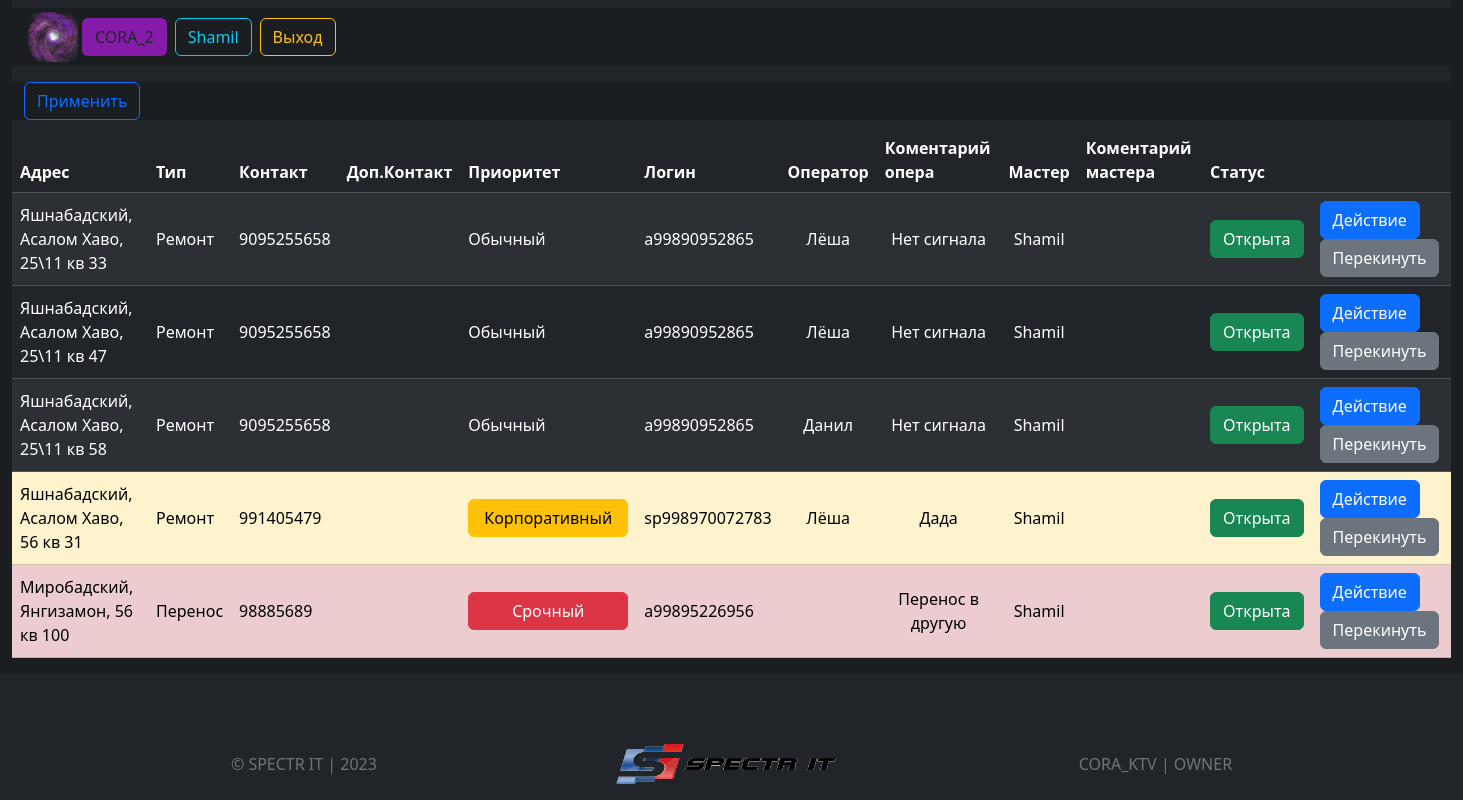
/ (signed in), run on an earlier commit of the app's database.
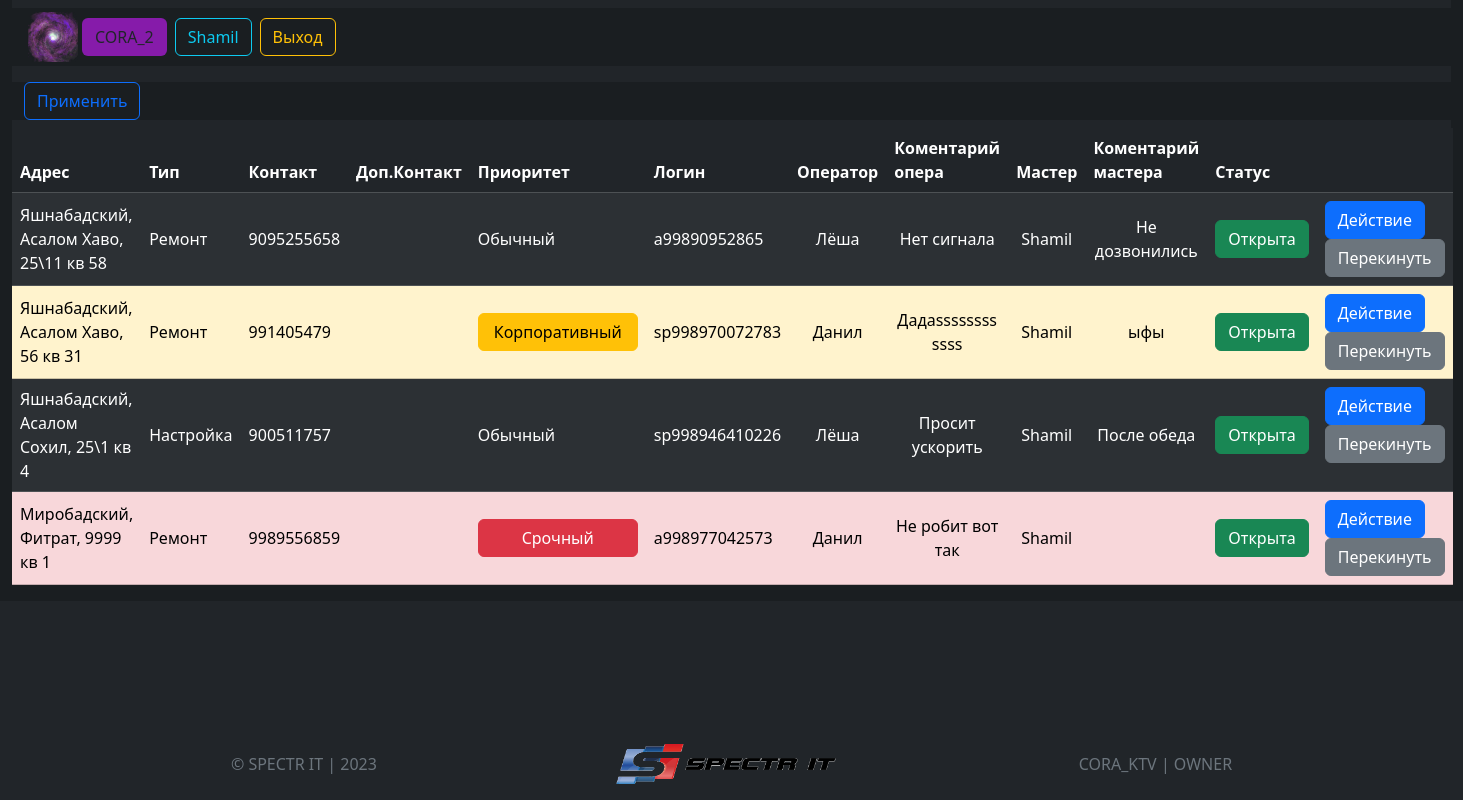
And on a later commit of the database.
### tester/models.py (models this page shows, shortened)
class User(AbstractUser):
    last_login = models.DateTimeField(_('last login'), blank=True, null=True)
    is_superuser = models.BooleanField(_('superuser status'), default=False, help_text=_(
        'Designates that this user has all permissions without explicitly assigning them.'))
    first_name = models.CharField(_('first name'), max_length=150, blank=True)
    last_name = models.CharField(_('last name'), max_length=150, blank=True)
    email = models.EmailField(_('email address'), blank=True)
    is_staff = models.BooleanField(_('staff status'), default=False,
                                   help_text=_('Designates whether the user can log into this admin site.'))
    is_active = models.BooleanField(_('active'), default=True, help_text=_(
        'Designates whether this user should be treated as active. Unselect this instead of deleting accounts.'))
    date_joined = models.DateTimeField(_('date joined'), default=timezone.now)
    phone_number = models.CharField(max_length=32, blank=True, null=True, verbose_name=_('phone number'))
    class Meta:
        ordering = ('id',)
        permissions = [
            ("operator", "Can add ticket,change, change yourself profile"),
            ("master", "Can closed ticked,change owner, change yourself profile"),
        ]
    def __str__(self):
        return self.username

class Ticket(models.Model):
    district = models.ForeignKey("District", on_delete=models.PROTECT, verbose_name=('Район'))
    street = ChainedForeignKey("Street", chained_field='district', chained_model_field='district', show_all=False)
    house = models.CharField(max_length=16, verbose_name=_('Дом'))
    apartment = models.CharField(max_length=32, verbose_name=_('Квартира'), blank=True, null=True)
    date = models.DateTimeField(editable=True, default=timezone.now, verbose_name="Дата открытия")
    closed_date = models.DateTimeField(editable=True, null=True, blank=True, verbose_name="Дата закрытия")
    completion_date = models.DateTimeField(default=None, null=True, blank=True, editable=True,
                                           verbose_name="Дата выполнения")
    login = models.CharField(blank=True, max_length=15, null=True, verbose_name="Логин")
    first_contact = models.CharField(max_length=13, null=True, verbose_name="Основной номер", default=None)
    second_contact = models.CharField(max_length=13, blank=True, null=True, verbose_name="Доп. номер", default=None)
    comment_master = models.TextField(blank=True, null=True, verbose_name="Комментарий мастера", default=None)
    comment_operator = models.TextField(blank=True, null=True, verbose_name="Комментарий оператора", default=None)
    update = models.DateTimeField(default=timezone.now, editable=False, verbose_name="Дата обновления")
    operator = models.ForeignKey(User, on_delete=models.PROTECT, verbose_name="Оператор",
                                 related_name='operator_tickets', null=True, blank=True, default=None)
    master = models.ForeignKey(User, null=True, blank=True, on_delete=models.PROTECT, verbose_name="Мастер",
                               related_name='mater_tickets')
    TYPE = [
        ('Ремонт', 'Ремонт'),
        ('Настройка', 'Настройка'),
        ('Перенос', 'Перенос'),
        ('Отключение', 'Отключение'),
        ('Установка', 'Установка'),
    ]
    type = models.CharField(max_length=13, choices=TYPE, verbose_name="Тип заявки")
    PRIORITY = [
        ('Обычный', 'Обычный'),
        ('Срочный', 'Срочный'),
        ('Корпоративный', 'Корпоративный'),
    ]
    priority = models.CharField(max_length=13, choices=PRIORITY, default="Обычный", verbose_name="Приоритет")
    STATUS = [
        ('open', 'Открыта'),
        ('closed', 'Закрыта')
    ]
    status = models.BooleanField(choices=[(True, 'Открыта'), (False, 'Закрыта')], default=True)
    history = HistoricalRecords()
    class Meta:
        verbose_name = 'Заявка'
        verbose_name_plural = 'Заявки'
    def get_full_address(self):
        return f'{self.district}, {self.street}, {self.house}'

class District(models.Model):
    region = models.ForeignKey('Region', on_delete=models.CASCADE, verbose_name=_('Регион'))
    name = models.CharField(max_length=64, verbose_name=_('Район'))
    def __str__(self):
        return self.name
    class Meta:
        verbose_name = 'Район'
        verbose_name_plural = 'Районы'

class Street(models.Model):
    district = models.ForeignKey('District', on_delete=models.CASCADE, verbose_name=_('Район'))
    name = models.CharField(max_length=64, verbose_name=_('name'))
    def __str__(self):
        return self.name
    class Meta:
        verbose_name = 'Улица'
        verbose_name_plural = 'Улицы'

### tester/views.py (the view)
# urls.py: path('', views.start_page, name='start_page'),
def start_page(request):
    if request.user.is_authenticated:
        filters = TicketFilter(request.GET, queryset=Ticket.objects.all())
        if request.method == 'GET':
            redirect('start_page')
        get_mater_ticket = Ticket.objects.filter(master=request.user.id)
        change_master = TicketForm()
        obj = Ticket.objects.all()
        username = request.user.get_username()
        is_super = bool(request.user.is_superuser)
        form = TicketForm()
        context = {
            "obj": obj,
            "username": username,
            "is_super": is_super,
            "master_ticket": get_mater_ticket,
            "change_master": change_master,
            "form": form,
            "filters": filters
        }
        return render(request, 'tester/start_page.html', context)
    else:
        return redirect("login")

### templates/tester/start_page.html (shortened to what this page needs)
{% extends 'tester/base.html' %}
{% load static %}
{% block content %}
    <div class="container-fluid mb-10">
        <div class="row">
            <div class="col-md-12">
                <table class="table table-dark table-striped">
                    <thead>
                    <tr>
                        <th>Адрес</th>
                        <th>Тип</th>
                        <th>Контакт</th>
                        <th>Доп.Контакт</th>
                        <th>Приоритет</th>
                        <th>Логин</th>
                        <th>Оператор</th>
                        <th>Коментарий опера</th>
                        <th>Мастер</th>
                        <th>Коментарий мастера</th>
                        <th >Статус</th>
                        <th></th>
                    </tr>
                    </thead>
                    <tbody>
                    {% if perms.tester.master %}
                        {% for mst in master_ticket %}
                            {% if mst.status == True %}
                            <tr {% if mst.priority == 'Срочный' %}class="table-danger"{% elif mst.priority == 'Корпоративный' %}class="table-warning"{% endif %}>
                                <td class="text-start align-middle">{{ mst.get_full_address }}{% if mst.apartment %} кв
                                    {{ mst.apartment| default:'' }}{% endif %}</td>
                                <td class="text-start align-middle">{{ mst.type }}</td>
                                <td class="text-start align-middle">{{ mst.first_contact }}</td>
                                <td class="text-start align-middle">{{ mst.second_contact| default:"" }}</td>
                                {% if mst.priority == 'Срочный' %}
                                    <td class="align-middle">
                                        <div class="btn-group" style="width: 160px">
                                            <div class="btn btn-danger">Срочный</div>
                                        </div>
                                    </td>
                                {% elif mst.priority == 'Корпоративный' %}
                                    <td class="align-middle">
                                        <div class="btn-group" style="width: 160px">
                                            <div class="btn btn-warning">Корпоративный</div>
                                        </div>
                                    </td>
                                {% elif mst.priority %}
                                    <td class="align-middle">
                                        <div class="text-middle">{{ mst.priority }}</div>
                                    </td>
                                {% endif %}
                                <td class="text-start text-centre align-middle">{{ mst.login| default:'' }}</td>
                                <td class="text-center text-centre align-middle">{{ mst.operator.first_name }}</td>
                                <td class="text-center text-break align-middle" data-bs-toggle="tooltip"
                                    data-bs-placement="top" data-bs-custom-class="custom-tooltip"
                                    {% if mst.comment_operator %}data-bs-title="{{ mst.comment_operator }}"{% endif %}>{{ mst.comment_operator| slice:16 | default:'' }}</td>
                                <td class="text-center text-centre align-middle">{{ mst.master| default:'Не выбран' }}</td>
                                <td class="text-center text-centre align-middle" data-bs-toggle="tooltip"
                                    data-bs-placement="top" data-bs-custom-class="custom-tooltip"
                                    {% if mst.comment_master %}data-bs-title="{{ mst.comment_master }}"{% endif %}>{{ mst.comment_master| default:'' }}</td>
                                {% if mst.status == True %}
                                    <td class="align-middle">
                                        <div class="btn-group">
                                            <div class="btn btn-success">Открыта</div>
                                        </div>
                                    </td>
                                {% else %}
                                    <td class="align-middle">
                                        <div class="btn-group">
                                            <div class="btn btn-danger">Закрыта</div>
                                        </div>
                                    </td>
                                {% endif %}
                                <td>
                                    <div>
                                        <a href="{% url 'master_comment' mst.id %}"><button type="button" class="btn btn-primary">Действие</button></a>
                                        <button type="button" class="btn btn-secondary" data-bs-toggle="modal"
                                                data-bs-target="#MoveOn">Перекинуть
                                        </button>
                                    </div>
                                </td>
                            </tr>
                            {% endif %}
                        {% endfor %}
                    {% endif %}
                    </tbody>
                </table>
            </div>
        </div>
    </div>
{% endblock %}
{% block footer %}
    {% include 'tester/footer.html' %}
{% endblock %}

### templates/tester/base.html (shortened to what this page needs)
{% load static %}
{% load bootstrap5 %}
<!DOCTYPE html>
<html lang="en">
<head>
    <link rel="stylesheet" href="{% static 'css/base.css' %}">
    {% bootstrap_css %}
</head>
<body class="bg-dark">
{% block navbar %}
    {% include 'tester/navbar.html' %}
{% endblock %}
{% block content %}
{% endblock %}
{% block footer %}
{% endblock %}
</body>
</html>

### templates/tester/navbar.html (shortened to what this page needs)
{% load static %}
{% block navbar %}
	<div class="container-fluid">
    <nav class="navbar navbar-dark bg-dark">
        <form class="container-fluid justify-content-start">
        <img class="m-1" src="{% static 'img/cosmo_logo.png' %}" alt="" width="50" height=50>
            <a href="{% url 'start_page' %}">
                <button class="btn me-2 " type="button" style="background-color: #861baa;">CORA_2</button>
            </a>
            {% if user.is_authenticated %}
                    <a href="{% url 'profile' %}">
                        <button class="btn btn btn-outline-info me-2" type="button">{{ username }}</button>
                    </a>
                <a href="{% url 'logaut' %}">
                <button class="btn btn btn-outline-warning me-2" type="button">Выход</button>
            </a>
            {% endif %}
        </form>
    </nav>
</div>
{% endblock %}
{% block filters %}
	{% include 'tester/filters.html' %}
{% endblock %}

### templates/tester/filters.html (shortened to what this page needs)
{% load static %}
{% block filters %}
    <div class="container-fluid">
        <nav class="navbar navbar-dark bg-dark">
            <form class="container-fluid justify-content-start" method="GET">
                <button class="btn btn btn-outline-primary me-2" type="button">Применить</button>
            </form>
        </nav>
    </div>
{% endblock %}

### templates/tester/footer.html
{% load static %}
{% block footer %}
    <footer class="footer d-flex justify-content-center mt-auto py-3 bg-dark text-white" style="height: 4.5rem">
        <span class="text-secondary m-auto p-2">© SPECTR IT | 2023</span>
        <a href="https://spi.uz/"><img src="{% static 'img/Spectr.png' %}" alt="" width="240" height="40"></a>
        <span class="text-secondary m-auto p-2">CORA_KTV | OWNER</span>
    </footer>
{% endblock %}

### tester/static/css/base.css (style rules this page uses)
.container-fluid { background-color: rgba(0,0,0,0.2); }
footer { position:fixed; bottom:0px; width:100%; box-shadow: 5px 8px 5px rgba(0, 0, 0, 0.3); }

What changed in the data, as far as the page shows it:
no longer on this page (row edited): Ticket: get_full_address "Яшнабадский, Асалом Хаво, 25\\11", apartment "33", type "Ремонт", first_contact "9095255658", priority "Обычный", login "a99890952865", operator.first_name "Лёша", comment_operator "Нет сигнала", master "Shamil", status "Открыта"
no longer on this page (row edited): Ticket: get_full_address "Яшнабадский, Асалом Хаво, 25\\11", apartment "47", type "Ремонт", first_contact "9095255658", priority "Обычный", login "a99890952865", operator.first_name "Лёша", comment_operator "Нет сигнала", master "Shamil", status "Открыта"
removed Ticket: get_full_address "Миробадский, Янгизамон, 56", apartment "100", type "Перенос", first_contact "98885689", priority "Срочный", login "а99895226956", comment_operator "Перенос в другую", master "Shamil", status "Открыта"
changed Ticket "Яшнабадский, Асалом Хаво, 25\\11": operator.first_name "Данил" → "Лёша"; comment_master (not shown) → "Не дозвонились"
changed Ticket "Яшнабадский, Асалом Хаво, 56": operator.first_name "Лёша" → "Данил"; comment_operator "Дада" → "Дадаssssssssssss"; comment_master (not shown) → "ыфы"
added Ticket: get_full_address "Яшнабадский, Асалом Сохил, 25\\1", apartment "4", type "Настройка", first_contact "900511757", priority "Обычный", login "sp998946410226", operator.first_name "Лёша", comment_operator "Просит ускорить", master "Shamil", comment_master "После обеда", status "Открыта"
added Ticket: get_full_address "Миробадский, Фитрат, 9999", apartment "1", type "Ремонт", first_contact "9989556859", priority "Срочный", login "a998977042573", operator.first_name "Данил", comment_operator "Не робит вот так", master "Shamil", status "Открыта"
